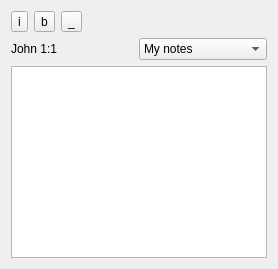
            <widget class="QWidget" name="exampleNotesTab" >
             <attribute name="title" >
              <string/>
             </attribute>
             <attribute name="icon" >
              <iconset resource="../mydocs/flamehammer/icons.qrc" >:/new/prefix1/abiword.png</iconset>
             </attribute>
             <layout class="QVBoxLayout" >
              <item>
               <widget class="QWidget" native="1" name="notesWidget" >
                <layout class="QVBoxLayout" >
                 <property name="leftMargin" >
                  <number>0</number>
                 </property>
                 <property name="topMargin" >
                  <number>0</number>
                 </property>
                 <property name="rightMargin" >
                  <number>0</number>
                 </property>
                 <property name="bottomMargin" >
                  <number>0</number>
                 </property>
                 <item>
                  <layout class="QVBoxLayout" >
                   <item>
                    <layout class="QHBoxLayout" >
                     <item>
                      <widget class="QToolButton" name="toolButton" >
                       <property name="text" >
                        <string>i</string>
                       </property>
                      </widget>
                     </item>
                     <item>
                      <widget class="QToolButton" name="toolButton_2" >
                       <property name="text" >
                        <string>b</string>
                       </property>
                      </widget>
                     </item>
                     <item>
                      <widget class="QToolButton" name="toolButton_7" >
                       <property name="text" >
                        <string>_</string>
                       </property>
                      </widget>
                     </item>
                     <item>
                      <spacer>
                       <property name="orientation" >
                        <enum>Qt::Horizontal</enum>
                       </property>
                       <property name="sizeHint" >
                        <size>
                         <width>40</width>
                         <height>20</height>
                        </size>
                       </property>
                      </spacer>
                     </item>
                    </layout>
                   </item>
                   <item>
                    <layout class="QHBoxLayout" >
                     <item>
                      <widget class="QLabel" name="label" >
                       <property name="text" >
                        <string>John 1:1</string>
                       </property>
                      </widget>
                     </item>
                     <item>
                      <widget class="QComboBox" name="comboBox" >
                       <item>
                        <property name="text" >
                         <string>My notes</string>
                        </property>
                       </item>
                       <item>
                        <property name="text" >
                         <string>New...</string>
                        </property>
                       </item>
                       <item>
                        <property name="text" >
                         <string>Rename...</string>
                        </property>
                       </item>
                       <item>
                        <property name="text" >
                         <string>Delete...</string>
                        </property>
                       </item>
                       <item>
                        <property name="text" >
                         <string>notes2</string>
                        </property>
                       </item>
                       <item>
                        <property name="text" >
                         <string>older commentary</string>
                        </property>
                       </item>
                      </widget>
                     </item>
                    </layout>
                   </item>
                   <item>
                    <widget class="QTextEdit" name="textEdit" />
                   </item>
                  </layout>
                 </item>
                </layout>
               </widget>
              </item>
             </layout>
            </widget>
